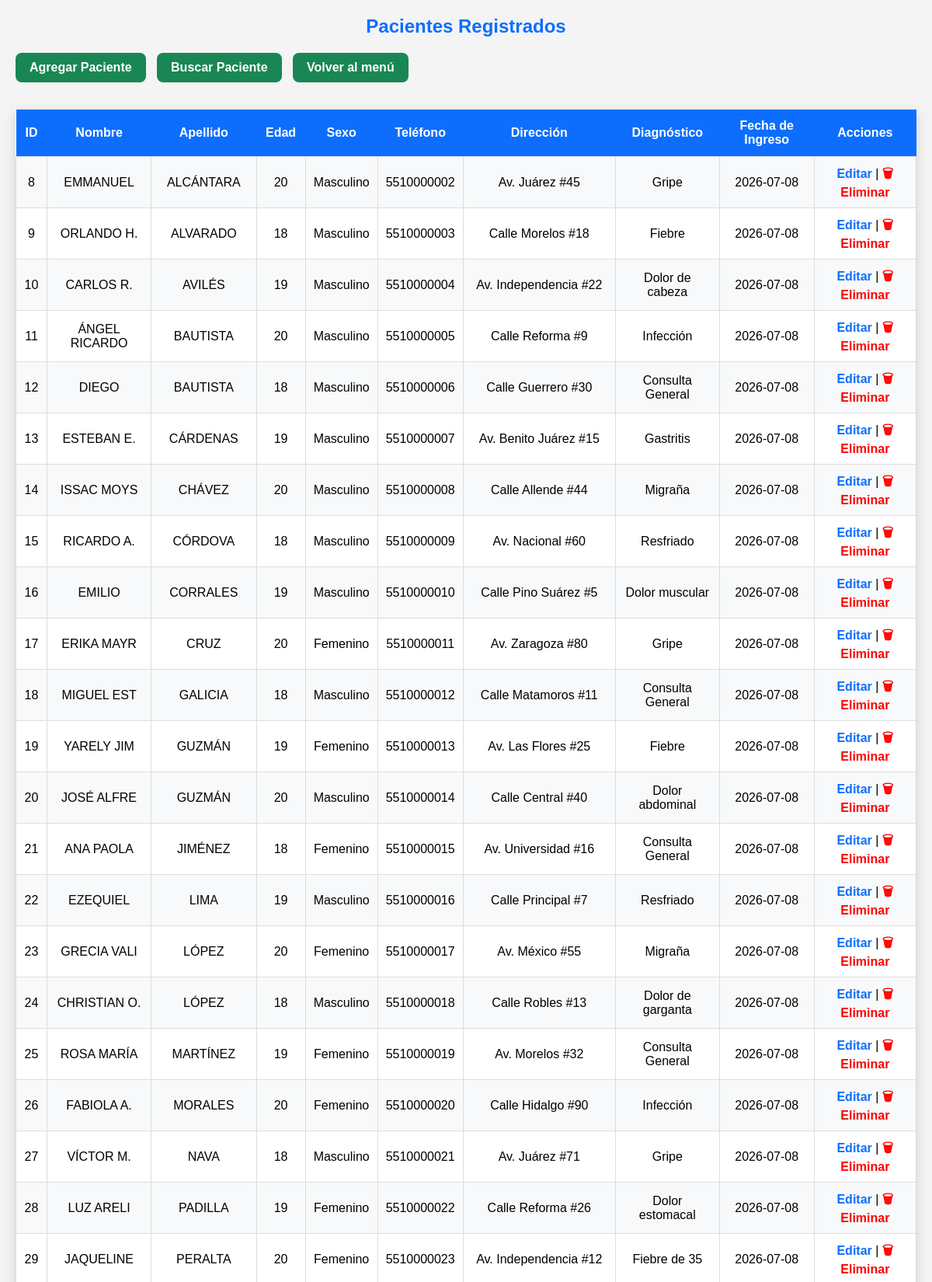
Screenshot of /pacientes/listar.php (upper part) with the database file from the repository.
### tables this page shows
CREATE TABLE IF NOT EXISTS `pacientes` (
  `id_paciente` int NOT NULL AUTO_INCREMENT,
  `nombre` varchar(100) NOT NULL,
  `apellido` varchar(100) NOT NULL,
  `edad` int NOT NULL,
  `sexo` varchar(15) NOT NULL,
  `telefono` varchar(100) NOT NULL,
  `direccion` varchar(120) NOT NULL,
  `diagnostico` varchar(120) NOT NULL,
  `fecha_ingreso` date NOT NULL,
  PRIMARY KEY (`id_paciente`)
);

### pacientes/listar.php (the view, shortened to what this page needs)
<?php
include("../config/conexion.php");
$sql = "SELECT * FROM pacientes";
$resultado = $conn->query($sql);
?>
<!DOCTYPE html>
<html lang="es">
<head>
</head>
<body>
<h2> Pacientes Registrados</h2>
<div class="acciones">
<a class="boton" href="agregar.php">
 Agregar Paciente
</a>
<a class="boton" href="buscar.php"> Buscar Paciente
</a>
<a class="boton" href="../index.php">
Volver al menú
</a>
</div>
<table>
<tr>
<th>ID</th>
<th>Nombre</th>
<th>Apellido</th>
<th>Edad</th>
<th>Sexo</th>
<th>Teléfono</th>
<th>Dirección</th>
<th>Diagnóstico</th>
<th>Fecha de Ingreso</th>
<th>Acciones</th>
</tr>
<?php while($fila = $resultado->fetch_assoc()){ ?>
<tr>
<td><?php echo $fila['id_paciente']; ?></td>
<td><?php echo $fila['nombre']; ?></td>
<td><?php echo $fila['apellido']; ?></td>
<td><?php echo $fila['edad']; ?></td>
<td><?php echo $fila['sexo']; ?></td>
<td><?php echo $fila['telefono']; ?></td>
<td><?php echo $fila['direccion']; ?></td>
<td><?php echo $fila['diagnostico']; ?></td>
<td><?php echo $fila['fecha_ingreso']; ?></td>
<td>
<a class="editar" href="editar.php?id=<?php echo $fila['id_paciente']; ?>">
Editar
</a>
|
<a class="eliminar" href="eliminar.php?id=<?php echo $fila['id_paciente']; ?>">
🗑 Eliminar
</a>
</td>
</tr>
<?php } ?>
</table>
<br><br>
</body>
</html>

### pacientes/listar.php (style rules this page uses)
body { font-family:Arial, Helvetica, sans-serif; background:#f4f4f4; margin:20px; }
h2 { text-align:center; color:#0d6efd; margin-bottom:20px; }
table { width:100%; border-collapse:collapse; background:white; box-shadow:0 5px 15px rgba(0,0,0,.15); }
table th { background:#0d6efd; color:white; padding:12px; }
table td { padding:10px; border:1px solid #ddd; text-align:center; }
tr:nth-child(even) { background:#f8f9fa; }
a { text-decoration:none; }
.boton { display:inline-block; background:#198754; color:white; padding:10px 18px; border-radius:8px; margin-right:10px; margin-bottom:15px; font-weight:bold; transition:.3s; }
.editar { color:#0d6efd; font-weight:bold; }
.eliminar { color:red; font-weight:bold; }
.acciones { margin-bottom:20px; }

### rows the page displays
pacientes: id_paciente "8", nombre "EMMANUEL", apellido "ALCÁNTARA", edad "20", sexo "Masculino", telefono "5510000002", direccion "Av. Juárez #45", diagnostico "Gripe", fecha_ingreso "2026-07-08"
pacientes: id_paciente "9", nombre "ORLANDO H.", apellido "ALVARADO", edad "18", sexo "Masculino", telefono "5510000003", direccion "Calle Morelos #18", diagnostico "Fiebre", fecha_ingreso "2026-07-08"
pacientes: id_paciente "10", nombre "CARLOS R.", apellido "AVILÉS", edad "19", sexo "Masculino", telefono "5510000004", direccion "Av. Independencia #22", diagnostico "Dolor de cabeza", fecha_ingreso "2026-07-08"
pacientes: id_paciente "11", nombre "ÁNGEL RICARDO", apellido "BAUTISTA", edad "20", sexo "Masculino", telefono "5510000005", direccion "Calle Reforma #9", diagnostico "Infección", fecha_ingreso "2026-07-08"
pacientes: id_paciente "12", nombre "DIEGO", apellido "BAUTISTA", edad "18", sexo "Masculino", telefono "5510000006", direccion "Calle Guerrero #30", diagnostico "Consulta General", fecha_ingreso "2026-07-08"
pacientes: id_paciente "13", nombre "ESTEBAN E.", apellido "CÁRDENAS", edad "19", sexo "Masculino", telefono "5510000007", direccion "Av. Benito Juárez #15", diagnostico "Gastritis", fecha_ingreso "2026-07-08"
pacientes: id_paciente "14", nombre "ISSAC MOYS", apellido "CHÁVEZ", edad "20", sexo "Masculino", telefono "5510000008", direccion "Calle Allende #44", diagnostico "Migraña", fecha_ingreso "2026-07-08"
pacientes: id_paciente "15", nombre "RICARDO A.", apellido "CÓRDOVA", edad "18", sexo "Masculino", telefono "5510000009", direccion "Av. Nacional #60", diagnostico "Resfriado", fecha_ingreso "2026-07-08"
pacientes: id_paciente "16", nombre "EMILIO", apellido "CORRALES", edad "19", sexo "Masculino", telefono "5510000010", direccion "Calle Pino Suárez #5", diagnostico "Dolor muscular", fecha_ingreso "2026-07-08"
pacientes: id_paciente "17", nombre "ERIKA MAYR", apellido "CRUZ", edad "20", sexo "Femenino", telefono "5510000011", direccion "Av. Zaragoza #80", diagnostico "Gripe", fecha_ingreso "2026-07-08"
pacientes: id_paciente "18", nombre "MIGUEL EST", apellido "GALICIA", edad "18", sexo "Masculino", telefono "5510000012", direccion "Calle Matamoros #11", diagnostico "Consulta General", fecha_ingreso "2026-07-08"
pacientes: id_paciente "19", nombre "YARELY JIM", apellido "GUZMÁN", edad "19", sexo "Femenino", telefono "5510000013", direccion "Av. Las Flores #25", diagnostico "Fiebre", fecha_ingreso "2026-07-08"
pacientes: id_paciente "20", nombre "JOSÉ ALFRE", apellido "GUZMÁN", edad "20", sexo "Masculino", telefono "5510000014", direccion "Calle Central #40", diagnostico "Dolor abdominal", fecha_ingreso "2026-07-08"
pacientes: id_paciente "21", nombre "ANA PAOLA", apellido "JIMÉNEZ", edad "18", sexo "Femenino", telefono "5510000015", direccion "Av. Universidad #16", diagnostico "Consulta General", fecha_ingreso "2026-07-08"
pacientes: id_paciente "22", nombre "EZEQUIEL", apellido "LIMA", edad "19", sexo "Masculino", telefono "5510000016", direccion "Calle Principal #7", diagnostico "Resfriado", fecha_ingreso "2026-07-08"
pacientes: id_paciente "23", nombre "GRECIA VALI", apellido "LÓPEZ", edad "20", sexo "Femenino", telefono "5510000017", direccion "Av. México #55", diagnostico "Migraña", fecha_ingreso "2026-07-08"
pacientes: id_paciente "24", nombre "CHRISTIAN O.", apellido "LÓPEZ", edad "18", sexo "Masculino", telefono "5510000018", direccion "Calle Robles #13", diagnostico "Dolor de garganta", fecha_ingreso "2026-07-08"
pacientes: id_paciente "25", nombre "ROSA MARÍA", apellido "MARTÍNEZ", edad "19", sexo "Femenino", telefono "5510000019", direccion "Av. Morelos #32", diagnostico "Consulta General", fecha_ingreso "2026-07-08"
pacientes: id_paciente "26", nombre "FABIOLA A.", apellido "MORALES", edad "20", sexo "Femenino", telefono "5510000020", direccion "Calle Hidalgo #90", diagnostico "Infección", fecha_ingreso "2026-07-08"
pacientes: id_paciente "27", nombre "VÍCTOR M.", apellido "NAVA", edad "18", sexo "Masculino", telefono "5510000021", direccion "Av. Juárez #71", diagnostico "Gripe", fecha_ingreso "2026-07-08"
pacientes: id_paciente "28", nombre "LUZ ARELI", apellido "PADILLA", edad "19", sexo "Femenino", telefono "5510000022", direccion "Calle Reforma #26", diagnostico "Dolor estomacal", fecha_ingreso "2026-07-08"
pacientes: id_paciente "29", nombre "JAQUELINE", apellido "PERALTA", edad "20", sexo "Femenino", telefono "5510000023", direccion "Av. Independencia #12", diagnostico "Fiebre de 35", fecha_ingreso "2026-07-08"
